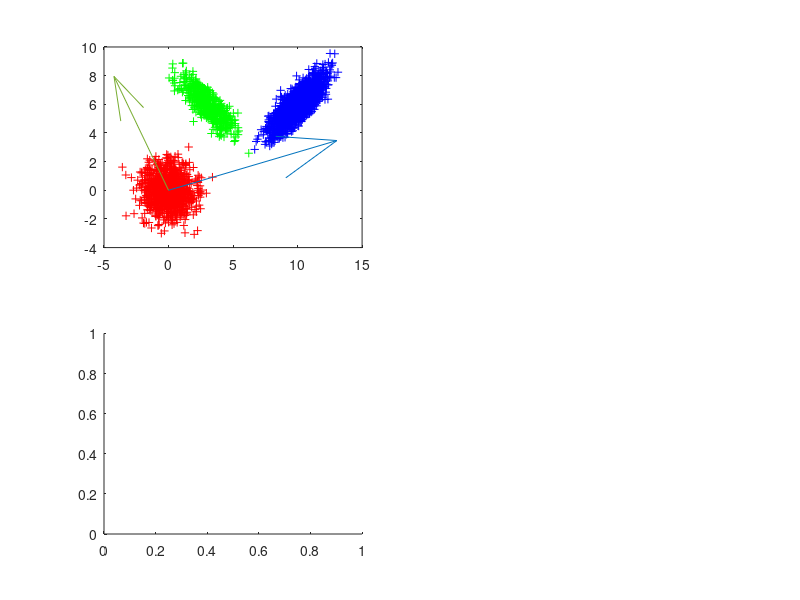

Here is the MATLAB script that generated this plot: (Note: this script raises an error after producing the figure.)
N1=1000; N2=500; N3=2000;
X1=mvnrnd([0,0], [1,0;0,1], N1);
X2=mvnrnd([3,6], [1,-0.8;-0.8,1], N2);
X3=mvnrnd([10,6], [1,0.8;0.8,1], N3);
A1=X1(:,1);A2=X1(:,2);
B1=X2(:,1);B2=X2(:,2);
C1=X3(:,1);C2=X3(:,2);
S1=(N1-1)*cov(X1); S2=(N2-1)*cov(X2); S3=(N3-1)*cov(X3);
Sw=S1+S2+S3;
M1=mean(X1); M2=mean(X2); M3=mean(X3);
Mu=(N1*M1+N2*M2+N3*M3)/(N1+N2+N3);
Sb=N1*(M1-Mu)'*(M1-Mu)+N2*(M2-Mu)'*(M2-Mu) +N3*(M3-Mu)'*(M3-Mu);
J=inv(Sw)*Sb;  [V,D]=eig(J);

subplot(2,2,1)
plot(A1,A2,'r+');hold on;
plot(B1,B2,'g+');hold on;
plot(C1,C2,'b+');hold on;
quiver(0,0,V(1,1)*15,V(2,1)*15);hold on;
quiver(0,0,V(1,2)*10,V(2,2)*10);hold on;

subplot(2,2,3)
A=X1*V(:,1)*V(:,1)';
B=X2*V(:,1)*V(:,1)';
C=X3*V(:,1)*V(:,1)';
h1=histogram(A(:,1),20);hold on;
h1.FaceColor = 'r';
h2=histogram(B(:,1),20);hold on;
h2.FaceColor = 'g';
h3=histogram(C(:,1),20);hold on;
h3.FaceColor = 'b';

subplot(2,2,4)
A=X1*V(:,2)*V(:,2)';
B=X2*V(:,2)*V(:,2)';
C=X3*V(:,2)*V(:,2)';
h1=histogram(A(:,1),20);hold on;
h1.FaceColor = 'r';
h2=histogram(B(:,1),20);hold on;
h2.FaceColor = 'g';
h3=histogram(C(:,1),20);hold on;
h3.FaceColor = 'b';